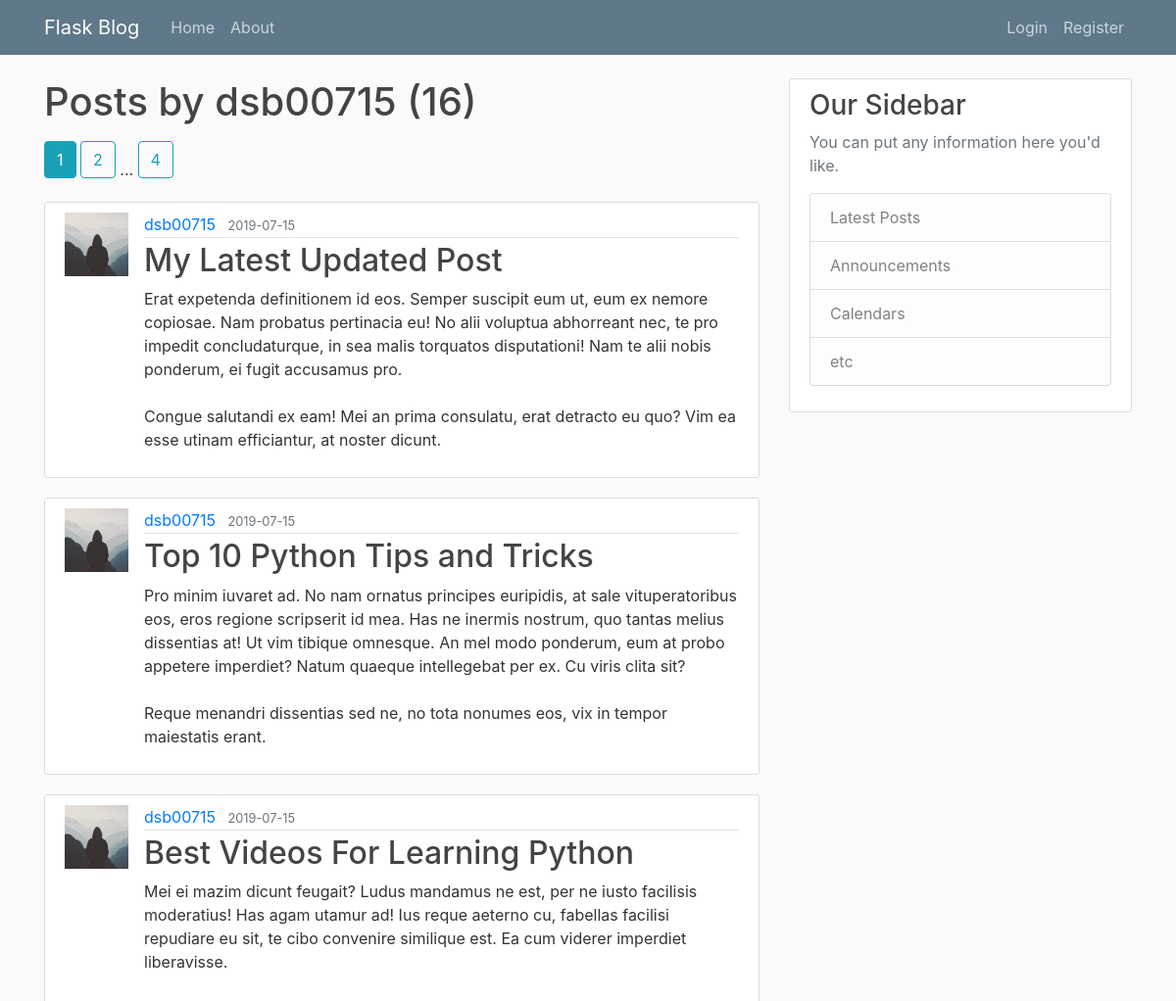
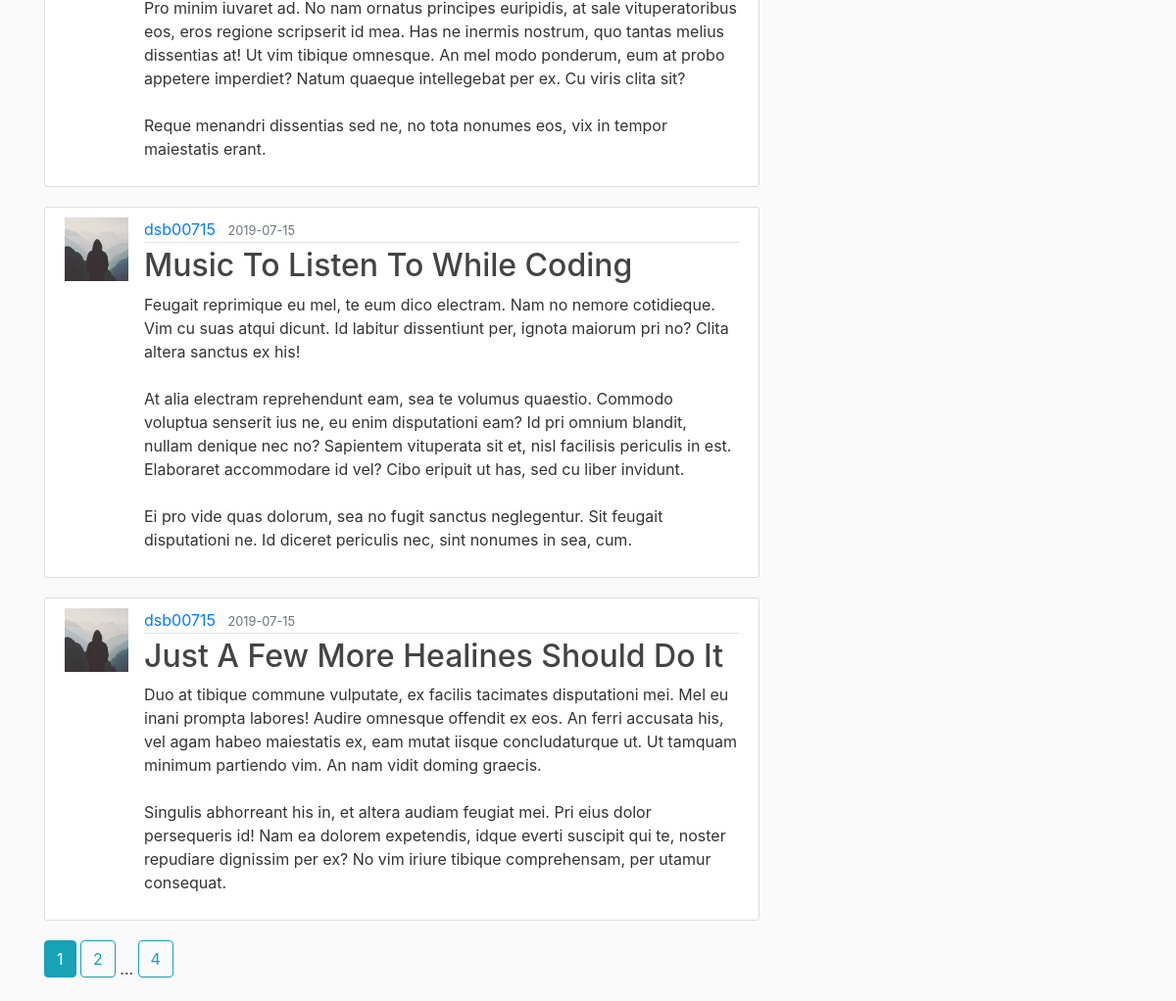
Page /user/dsb00715 on the earlier database version (2 pictures, top to bottom).
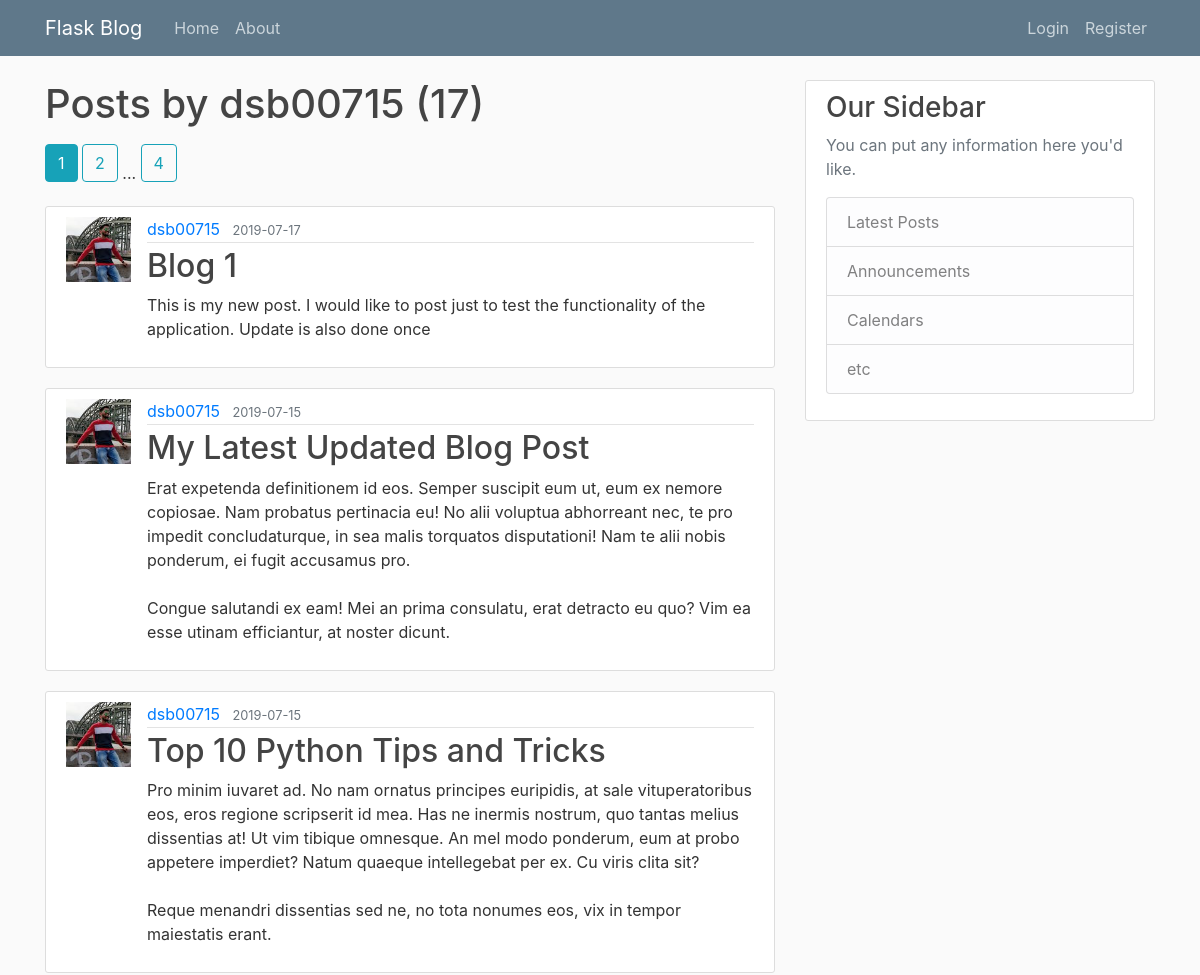
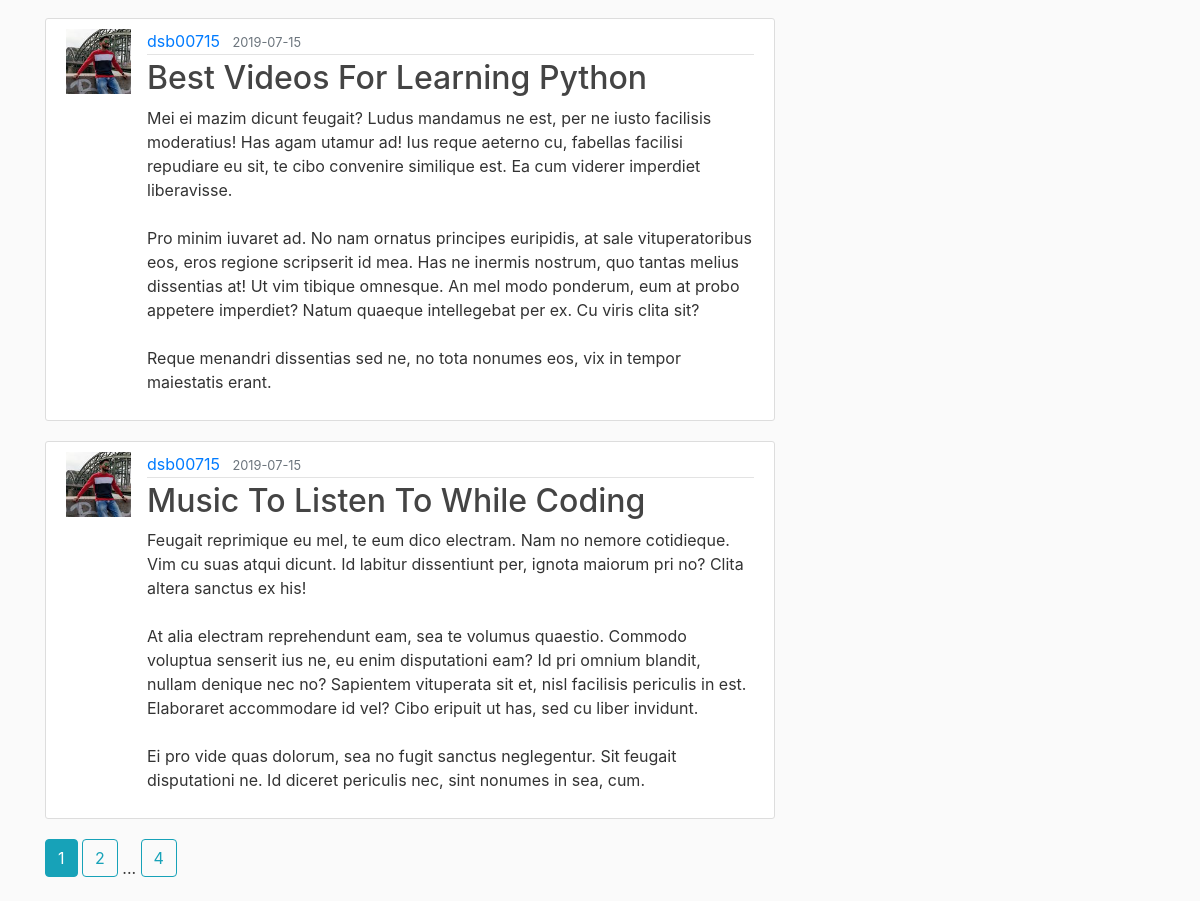
Same page on the later database version (2 pictures, top to bottom).
### app/models.py (models this page shows, shortened)
class User(_db.Model, UserMixin):
    id = _db.Column(_db.Integer, primary_key=True)
    username = _db.Column(_db.String(20), unique=True, nullable=False)
    email = _db.Column(_db.String(120), unique=True, nullable=False)
    image_file = _db.Column(_db.String(20), default='default.jpg')
    password = _db.Column(_db.String(60), nullable=False)
    posts = _db.relationship('Post', backref='author', lazy=True)

class Post(_db.Model):
    id = _db.Column(_db.Integer, primary_key=True)
    title = _db.Column(_db.String(100), nullable=False)
    date_posted = _db.Column(_db.DateTime, nullable=False, default=datetime.utcnow)
    content = _db.Column(_db.Text, nullable=False)
    user_id = _db.Column(_db.Integer, _db.ForeignKey('user.id'), nullable=False)

### app/Users/routes.py (the view)
@users.route('/user/<string:username>')
def user_post(username):
    page = request.args.get('page', 1, type=int)
    user = User.query.filter_by(username=username).first_or_404()
    posts = Post.query.filter_by(author=user)\
        .order_by(Post.date_posted.desc())\
        .paginate(page=page, per_page=5)
    return render_template('user_posts.html', posts=posts, user=user)

### app/templates/user_posts.html
<!DOCTYPE html>
{% extends "layout.html" %}
{% block content %}
    <h1 class="mb-3">Posts by {{ user.username }} ({{ posts.total }})</h1>
    {% include "pagination.html" %}
    {% for post in posts.items %}
        <article class="media content-section">
            <img class="rounder-circle article-img"
                 src="{{ url_for('static', filename='profile_pics/' + post.author.image_file) }}" alt="">
            <div class="media-body">
                <div class="article-metadata">
                    <a class="mr-2" href="{{ url_for('users.user_post', username=post.author.username) }}">{{ post.author.username }}</a>
                    <small class="text-muted">{{ post.date_posted.strftime('%Y-%m-%d') }}</small>
                </div>
                <h2><a class="article-title" href="{{ url_for('posts.post', post_id=post.id) }}">{{ post.title }}</a></h2>
                <p class="article-content">{{ post.content }}</p>
            </div>
        </article>
    {% endfor %}
    {% include "pagination.html" %}
{% endblock content %}

### app/templates/layout.html (shortened to what this page needs)
<!DOCTYPE html>
<html lang="en">
    <head>
        <link rel="stylesheet" href="https://stackpath.bootstrapcdn.com/bootstrap/4.3.1/css/bootstrap.min.css">
        <link rel="stylesheet" type="text/css" href="{{ url_for('static', filename='main.css') }}">
    </head>
    <body>
        <header class="site-header">
            <nav class="navbar navbar-expand-md navbar-dark bg-steel fixed-top">
                <div class="container">
                    <a class="navbar-brand mr-4" href="/">Flask Blog</a>
                    <div class="collapse navbar-collapse" id="navbarToggle">
                        <div class="navbar-nav mr-auto">
                            <a class="nav-item nav-link" href="{{ url_for('main.home_page') }}">Home</a>
                            <a class="nav-item nav-link" href="{{ url_for('main.about') }}">About</a>
                        </div>
                        <div class="navbar-nav">
                            {% if current_user.is_authenticated %}
                                <a class="nav-item nav-link" href="{{ url_for('posts.new_post') }}">New Post</a>
                                <a class="nav-item nav-link" href="{{ url_for('users.account') }}">Account</a>
                                <a class="nav-item nav-link" href="{{ url_for('users.logout') }}">Logout</a>
                            {% else %}
                                <a class="nav-item nav-link" href="{{ url_for('users.login') }}">Login</a>
                                <a class="nav-item nav-link" href="{{ url_for('users.register') }}">Register</a>
                            {% endif %}
                        </div>
                    </div>
                </div>
            </nav>
        </header>
        <main role="main" class="container">
            <div class="row">
                <div class="col-md-8">
                    {% block content %}{% endblock %}
                </div>
                <div class="col-md-4">
                    <div class="content-section">
                        <h3>Our Sidebar</h3>
                        <p class='text-muted'>You can put any information here you'd like.
                            <ul class="list-group">
                                <li class="list-group-item list-group-item-light">Latest Posts</li>
                                <li class="list-group-item list-group-item-light">Announcements</li>
                                <li class="list-group-item list-group-item-light">Calendars</li>
                                <li class="list-group-item list-group-item-light">etc</li>
                            </ul>
                        </p>
                    </div>
                </div>
            </div>
        </main>
    </body>
</html>

### app/templates/pagination.html
<!DOCTYPE html>
{% for page_num in posts.iter_pages(left_edge=1, right_edge=1, left_current=1, right_current=2) %}
    {% if page_num %}
        {% if posts.page == page_num %}
            <a class="btn btn-info mb-4" href="{{ url_for('main.home_page', page=page_num) }}">{{ page_num }}</a>
        {% else %}
            <a class="btn btn-outline-info mb-4" href="{{ url_for('main.home_page', page=page_num) }}">{{ page_num }}</a>
        {% endif %}
    {% else %}
        ...
    {% endif %}
{% endfor %}

### app/static/main.css (style rules this page uses)
body { background: #fafafa; color: #333333; margin-top: 5rem; }
h1, h2, h3, h4, h5, h6 { color: #444444; }
.bg-steel { background-color: #5f788a; }
.site-header .navbar-nav .nav-link { color: #cbd5db; }
.content-section { background: #ffffff; padding: 10px 20px; border: 1px solid #dddddd; border-radius: 3px; margin-bottom: 20px; }
.article-title { color: #444444; }
.article-content { white-space: pre-line; }
.article-img { height: 65px; width: 65px; margin-right: 16px; }
.article-metadata { padding-bottom: 1px; margin-bottom: 4px; border-bottom: 1px solid #e3e3e3 }

Differences in the rows shown:
no longer on this page (row unchanged): Post: image_file (picture), author.username "dsb00715", date_posted "2019-07-15", title "Just A Few More Healines Should Do It", content "Duo at tibique commune vulputate, ex facilis tacimates disputationi mei. Mel eu inani prompta labores! Audire omnesque offendit ex eos. An ferri accusata his, vel agam habeo maiestatis ex, eam mutat iisque concludaturque ut. Ut tamquam minimum partiendo vim. An nam vidit doming graecis. Singulis abhorreant his in, et altera audiam feugiat mei. Pri eius dolor persequeris id! Nam ea dolorem expetendis, idque everti suscipit qui te, noster repudiare dignissim per ex? No vim iriure tibique comprehensam, per utamur consequat."
added Post: image_file (picture), author.username "dsb00715", date_posted "2019-07-17", title "Blog 1", content "This is my new post. I would like to post just to test the functionality of the application. Update is also done once"
changed Post: image_file: a different picture; title "My Latest Updated Post" → "My Latest Updated Blog Post"
changed through a linked row, Post "Top 10 Python Tips and Tricks": image_file: a different picture
changed through a linked row, Post "Best Videos For Learning Python": image_file: a different picture
changed through a linked row, Post "Music To Listen To While Coding": image_file: a different picture
Other differences:
{{ posts.total }}: "16" → "17"
